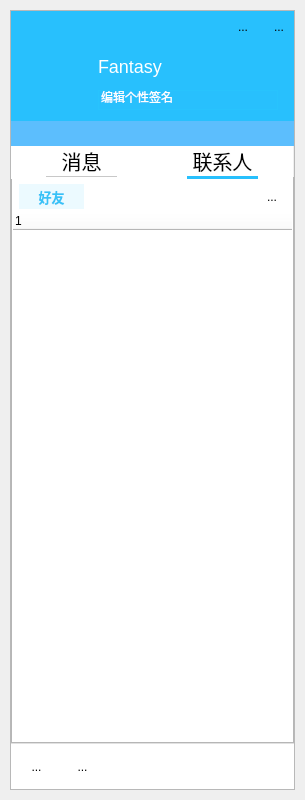
<?xml version="1.0" encoding="UTF-8"?>
<ui version="4.0">
 <class>MainInterface</class>
 <widget class="QWidget" name="MainInterface">
  <property name="geometry">
   <rect>
    <x>0</x>
    <y>0</y>
    <width>305</width>
    <height>800</height>
   </rect>
  </property>
  <property name="minimumSize">
   <size>
    <width>300</width>
    <height>600</height>
   </size>
  </property>
  <property name="maximumSize">
   <size>
    <width>600</width>
    <height>1000</height>
   </size>
  </property>
  <property name="windowTitle">
   <string>MainWindow</string>
  </property>
  <property name="styleSheet">
   <string notr="true"/>
  </property>
  <layout class="QVBoxLayout" name="verticalLayout">
   <property name="spacing">
    <number>0</number>
   </property>
   <property name="leftMargin">
    <number>10</number>
   </property>
   <property name="topMargin">
    <number>10</number>
   </property>
   <property name="rightMargin">
    <number>10</number>
   </property>
   <property name="bottomMargin">
    <number>10</number>
   </property>
   <item>
    <widget class="QFrame" name="frame">
     <property name="frameShape">
      <enum>QFrame::StyledPanel</enum>
     </property>
     <property name="frameShadow">
      <enum>QFrame::Raised</enum>
     </property>
     <layout class="QVBoxLayout" name="verticalLayout_6">
      <property name="spacing">
       <number>0</number>
      </property>
      <property name="leftMargin">
       <number>0</number>
      </property>
      <property name="topMargin">
       <number>0</number>
      </property>
      <property name="rightMargin">
       <number>0</number>
      </property>
      <property name="bottomMargin">
       <number>0</number>
      </property>
      <item>
       <widget class="QWidget" name="HeadWidget" native="true">
        <property name="minimumSize">
         <size>
          <width>0</width>
          <height>135</height>
         </size>
        </property>
        <property name="maximumSize">
         <size>
          <width>16777215</width>
          <height>135</height>
         </size>
        </property>
        <property name="styleSheet">
         <string notr="true">QWidget
{
	background-color:rgb(40, 192, 253);
}</string>
        </property>
        <layout class="QVBoxLayout" name="verticalLayout_3">
         <property name="leftMargin">
          <number>0</number>
         </property>
         <property name="topMargin">
          <number>0</number>
         </property>
         <property name="rightMargin">
          <number>0</number>
         </property>
         <property name="bottomMargin">
          <number>0</number>
         </property>
         <item>
          <widget class="QWidget" name="widget_2" native="true">
           <layout class="QHBoxLayout" name="horizontalLayout_2">
            <property name="leftMargin">
             <number>0</number>
            </property>
            <property name="topMargin">
             <number>0</number>
            </property>
            <property name="rightMargin">
             <number>0</number>
            </property>
            <property name="bottomMargin">
             <number>0</number>
            </property>
            <item>
             <widget class="QLabel" name="LogLab">
              <property name="minimumSize">
               <size>
                <width>25</width>
                <height>25</height>
               </size>
              </property>
              <property name="maximumSize">
               <size>
                <width>25</width>
                <height>25</height>
               </size>
              </property>
              <property name="text">
               <string/>
              </property>
              <property name="pixmap">
               <pixmap resource="lib.qrc">:/lib/Loge.png</pixmap>
              </property>
              <property name="scaledContents">
               <bool>true</bool>
              </property>
             </widget>
            </item>
            <item>
             <spacer name="horizontalSpacer_2">
              <property name="orientation">
               <enum>Qt::Horizontal</enum>
              </property>
              <property name="sizeHint" stdset="0">
               <size>
                <width>319</width>
                <height>20</height>
               </size>
              </property>
             </spacer>
            </item>
            <item>
             <widget class="QToolButton" name="MiniBtn_2">
              <property name="minimumSize">
               <size>
                <width>30</width>
                <height>30</height>
               </size>
              </property>
              <property name="maximumSize">
               <size>
                <width>30</width>
                <height>30</height>
               </size>
              </property>
              <property name="focusPolicy">
               <enum>Qt::ClickFocus</enum>
              </property>
              <property name="toolTip">
               <string>个性装扮</string>
              </property>
              <property name="toolTipDuration">
               <number>-1</number>
              </property>
              <property name="styleSheet">
               <string notr="true">QToolButton:hover
{
	background-color:rgba(200, 200, 200,85);
}
QToolButton:pressed
{
	background-color:rgba(220,220,220,85);
}
</string>
              </property>
              <property name="text">
               <string/>
              </property>
              <property name="icon">
               <iconset resource="lib.qrc">
                <normaloff>:/lib/close.png</normaloff>:/lib/close.png</iconset>
              </property>
              <property name="iconSize">
               <size>
                <width>18</width>
                <height>18</height>
               </size>
              </property>
              <property name="autoRaise">
               <bool>true</bool>
              </property>
             </widget>
            </item>
            <item>
             <widget class="QToolButton" name="MiniBtn">
              <property name="minimumSize">
               <size>
                <width>30</width>
                <height>30</height>
               </size>
              </property>
              <property name="maximumSize">
               <size>
                <width>30</width>
                <height>30</height>
               </size>
              </property>
              <property name="focusPolicy">
               <enum>Qt::ClickFocus</enum>
              </property>
              <property name="toolTip">
               <string>最小化</string>
              </property>
              <property name="toolTipDuration">
               <number>-1</number>
              </property>
              <property name="styleSheet">
               <string notr="true">QToolButton:hover
{
	background-color:rgba(200, 200, 200,85);
}
QToolButton:pressed
{
	background-color:rgba(220,220,220,85);
}
</string>
              </property>
              <property name="text">
               <string>...</string>
              </property>
              <property name="icon">
               <iconset resource="lib.qrc">
                <normaloff>:/lib/zuixiaohua.png</normaloff>:/lib/zuixiaohua.png</iconset>
              </property>
              <property name="autoRaise">
               <bool>true</bool>
              </property>
             </widget>
            </item>
            <item>
             <widget class="QToolButton" name="CloseBtn">
              <property name="minimumSize">
               <size>
                <width>30</width>
                <height>30</height>
               </size>
              </property>
              <property name="maximumSize">
               <size>
                <width>30</width>
                <height>30</height>
               </size>
              </property>
              <property name="focusPolicy">
               <enum>Qt::ClickFocus</enum>
              </property>
              <property name="toolTip">
               <string>关闭</string>
              </property>
              <property name="styleSheet">
               <string notr="true">QToolButton:hover 
{
	background-color:rgb(255, 0, 0);
}
QToolButton:pressed
{
	background-color:rgb(170, 0, 0);
}
</string>
              </property>
              <property name="text">
               <string>...</string>
              </property>
              <property name="icon">
               <iconset resource="lib.qrc">
                <normaloff>:/lib/guanbi.png</normaloff>:/lib/guanbi.png</iconset>
              </property>
              <property name="autoRaise">
               <bool>true</bool>
              </property>
             </widget>
            </item>
           </layout>
          </widget>
         </item>
         <item>
          <widget class="QWidget" name="widget" native="true">
           <layout class="QHBoxLayout" name="horizontalLayout_3">
            <property name="leftMargin">
             <number>0</number>
            </property>
            <property name="topMargin">
             <number>0</number>
            </property>
            <property name="rightMargin">
             <number>0</number>
            </property>
            <property name="bottomMargin">
             <number>0</number>
            </property>
            <item>
             <spacer name="horizontalSpacer_3">
              <property name="orientation">
               <enum>Qt::Horizontal</enum>
              </property>
              <property name="sizeType">
               <enum>QSizePolicy::Fixed</enum>
              </property>
              <property name="sizeHint" stdset="0">
               <size>
                <width>15</width>
                <height>20</height>
               </size>
              </property>
             </spacer>
            </item>
            <item>
             <widget class="QPushButton" name="HeadShotBtn">
              <property name="minimumSize">
               <size>
                <width>66</width>
                <height>66</height>
               </size>
              </property>
              <property name="maximumSize">
               <size>
                <width>66</width>
                <height>66</height>
               </size>
              </property>
              <property name="cursor">
               <cursorShape>PointingHandCursor</cursorShape>
              </property>
              <property name="styleSheet">
               <string notr="true">QPushButton
{
	background-color:transparent;
	border-style:solid;
	border-width:5px;
	border-color:transparent;
	border-radius:33px;
}
QPushButton:hover
{
	border-style:solid;
	border-width:5px;
	border-color:rgba(255,255,255,90);
	border-radius:33px;
}</string>
              </property>
              <property name="text">
               <string/>
              </property>
              <property name="iconSize">
               <size>
                <width>16</width>
                <height>16</height>
               </size>
              </property>
              <property name="flat">
               <bool>false</bool>
              </property>
             </widget>
            </item>
            <item>
             <layout class="QVBoxLayout" name="verticalLayout_2">
              <item>
               <widget class="QLabel" name="NickNameLab">
                <property name="minimumSize">
                 <size>
                  <width>120</width>
                  <height>27</height>
                 </size>
                </property>
                <property name="maximumSize">
                 <size>
                  <width>120</width>
                  <height>27</height>
                 </size>
                </property>
                <property name="styleSheet">
                 <string notr="true">QLabel
{
	border-style:none;
	color:white;
	font-size:18px;
}</string>
                </property>
                <property name="text">
                 <string>Fantasy</string>
                </property>
               </widget>
              </item>
              <item>
               <widget class="QLineEdit" name="SignatureLine">
                <property name="minimumSize">
                 <size>
                  <width>180</width>
                  <height>20</height>
                 </size>
                </property>
                <property name="maximumSize">
                 <size>
                  <width>180</width>
                  <height>20</height>
                 </size>
                </property>
                <property name="toolTip">
                 <string>个性签名:</string>
                </property>
                <property name="statusTip">
                 <string/>
                </property>
                <property name="whatsThis">
                 <string/>
                </property>
                <property name="styleSheet">
                 <string notr="true">QLineEdit
{
	background-color:transparent;
	border-style:solid;
	border-width:1px;
	border-color:rgb(40, 195, 253);
	color:white;	
	font-size:12px;
}
QLineEdit:hover
{
	background-color:transparent;
	border-style:solid;
	border-width:1px;
	border-color:black;
	color:white;	
	font-size:12px;
}
QLineEdit:focus
{
	background-color:white;
	border-style:none;
	color:black;	
	font-size:12px;
}</string>
                </property>
                <property name="text">
                 <string>编辑个性签名</string>
                </property>
               </widget>
              </item>
             </layout>
            </item>
            <item>
             <spacer name="horizontalSpacer_4">
              <property name="orientation">
               <enum>Qt::Horizontal</enum>
              </property>
              <property name="sizeHint" stdset="0">
               <size>
                <width>63</width>
                <height>20</height>
               </size>
              </property>
             </spacer>
            </item>
           </layout>
          </widget>
         </item>
         <item>
          <widget class="QLineEdit" name="SearchEdit">
           <property name="minimumSize">
            <size>
             <width>0</width>
             <height>25</height>
            </size>
           </property>
           <property name="maximumSize">
            <size>
             <width>16777215</width>
             <height>25</height>
            </size>
           </property>
           <property name="styleSheet">
            <string notr="true">QLineEdit
{
	border-style:none;
	font-size:12px;
	color:white;
	background-color:rgb(92,190,253);
}
QLineEdit:focus
{
	border-style:none;
	font-size:12px;
	color:black;
	background-color:white;
}</string>
           </property>
          </widget>
         </item>
        </layout>
       </widget>
      </item>
      <item>
       <widget class="QTabWidget" name="tabWidget">
        <property name="sizePolicy">
         <sizepolicy hsizetype="Expanding" vsizetype="Expanding">
          <horstretch>0</horstretch>
          <verstretch>0</verstretch>
         </sizepolicy>
        </property>
        <property name="styleSheet">
         <string notr="true">QTabBar::tab
{
	font:20px;
	margin-right:35px;
	width:71px;
	margin-left:35px;
	height:30px;
	border-style:solid;
	border-top-width:0px;
	border-left-width:0px;
	border-right-width:0px;
	border-bottom-width:1px;
	border-color:rgb(200,200,200);
	background-color:white;
}
QTabBar::tab:selected
{
	border-bottom-width:3px;
	border-color:rgb(40,192,253);
}
QWidget
{
	background-color:white;
}</string>
        </property>
        <property name="tabShape">
         <enum>QTabWidget::Rounded</enum>
        </property>
        <property name="currentIndex">
         <number>1</number>
        </property>
        <property name="documentMode">
         <bool>false</bool>
        </property>
        <widget class="QWidget" name="tab_1">
         <property name="sizePolicy">
          <sizepolicy hsizetype="Expanding" vsizetype="Preferred">
           <horstretch>0</horstretch>
           <verstretch>0</verstretch>
          </sizepolicy>
         </property>
         <property name="styleSheet">
          <string notr="true">QWidget
{
	background-color:white;
}</string>
         </property>
         <attribute name="title">
          <string>消息</string>
         </attribute>
         <attribute name="toolTip">
          <string>消息</string>
         </attribute>
        </widget>
        <widget class="QWidget" name="tab_2">
         <property name="sizePolicy">
          <sizepolicy hsizetype="Expanding" vsizetype="Preferred">
           <horstretch>0</horstretch>
           <verstretch>0</verstretch>
          </sizepolicy>
         </property>
         <attribute name="title">
          <string>联系人</string>
         </attribute>
         <attribute name="toolTip">
          <string>联系人</string>
         </attribute>
         <layout class="QVBoxLayout" name="verticalLayout_4">
          <property name="spacing">
           <number>0</number>
          </property>
          <property name="leftMargin">
           <number>0</number>
          </property>
          <property name="topMargin">
           <number>0</number>
          </property>
          <property name="rightMargin">
           <number>0</number>
          </property>
          <property name="bottomMargin">
           <number>0</number>
          </property>
          <item>
           <layout class="QHBoxLayout" name="horizontalLayout_4">
            <property name="spacing">
             <number>0</number>
            </property>
            <property name="leftMargin">
             <number>6</number>
            </property>
            <property name="topMargin">
             <number>3</number>
            </property>
            <property name="rightMargin">
             <number>5</number>
            </property>
            <item>
             <widget class="QLabel" name="label_2">
              <property name="minimumSize">
               <size>
                <width>65</width>
                <height>25</height>
               </size>
              </property>
              <property name="maximumSize">
               <size>
                <width>65</width>
                <height>25</height>
               </size>
              </property>
              <property name="styleSheet">
               <string notr="true">QLabel
{
	background-color:rgb(236,250,255);
	font-size:13px;
	font-weight:bold;
	color:rgb(55,194,247);
}</string>
              </property>
              <property name="text">
               <string>好友</string>
              </property>
              <property name="alignment">
               <set>Qt::AlignCenter</set>
              </property>
             </widget>
            </item>
            <item>
             <spacer name="horizontalSpacer_5">
              <property name="orientation">
               <enum>Qt::Horizontal</enum>
              </property>
              <property name="sizeHint" stdset="0">
               <size>
                <width>40</width>
                <height>20</height>
               </size>
              </property>
             </spacer>
            </item>
            <item>
             <widget class="QToolButton" name="AddFriends_2">
              <property name="minimumSize">
               <size>
                <width>30</width>
                <height>30</height>
               </size>
              </property>
              <property name="maximumSize">
               <size>
                <width>30</width>
                <height>30</height>
               </size>
              </property>
              <property name="focusPolicy">
               <enum>Qt::ClickFocus</enum>
              </property>
              <property name="toolTip">
               <string/>
              </property>
              <property name="toolTipDuration">
               <number>-1</number>
              </property>
              <property name="styleSheet">
               <string notr="true">QToolButton:hover
{
	background-color:rgba(200, 200, 200,85);
}
QToolButton:pressed
{
	background-color:rgba(220,220,220,85);
}
</string>
              </property>
              <property name="text">
               <string>...</string>
              </property>
              <property name="icon">
               <iconset resource="lib.qrc">
                <normaloff>:/lib/add.png</normaloff>:/lib/add.png</iconset>
              </property>
              <property name="iconSize">
               <size>
                <width>22</width>
                <height>22</height>
               </size>
              </property>
              <property name="autoRaise">
               <bool>true</bool>
              </property>
             </widget>
            </item>
           </layout>
          </item>
          <item>
           <widget class="QScrollArea" name="FriendsScroll">
            <property name="styleSheet">
             <string notr="true">QScrollArea
{
	border-style:none;
}</string>
            </property>
            <property name="widgetResizable">
             <bool>true</bool>
            </property>
            <widget class="QWidget" name="scrollAreaWidgetContents">
             <property name="geometry">
              <rect>
               <x>0</x>
               <y>0</y>
               <width>277</width>
               <height>526</height>
              </rect>
             </property>
             <layout class="QVBoxLayout" name="verticalLayout_5">
              <property name="spacing">
               <number>0</number>
              </property>
              <property name="leftMargin">
               <number>0</number>
              </property>
              <property name="topMargin">
               <number>0</number>
              </property>
              <property name="rightMargin">
               <number>0</number>
              </property>
              <property name="bottomMargin">
               <number>0</number>
              </property>
              <item>
               <widget class="QTreeWidget" name="treeWidget">
                <property name="styleSheet">
                 <string notr="true">QTreeWidget
{
	border-style:none;
}
QTreeWidget::item:hover
{
	background-color:rgb(235,235,235);
	color:black;
}
QTreeWidget::item:selected
{
	background-color:rgb(235,235,235);
	color:black;
}</string>
                </property>
                <column>
                 <property name="text">
                  <string notr="true">1</string>
                 </property>
                </column>
               </widget>
              </item>
             </layout>
            </widget>
           </widget>
          </item>
         </layout>
        </widget>
       </widget>
      </item>
      <item>
       <widget class="QWidget" name="MenuWidget" native="true">
        <property name="minimumSize">
         <size>
          <width>0</width>
          <height>45</height>
         </size>
        </property>
        <property name="maximumSize">
         <size>
          <width>16777215</width>
          <height>45</height>
         </size>
        </property>
        <property name="styleSheet">
         <string notr="true">QWidget
{
	background-color:white;
}</string>
        </property>
        <layout class="QHBoxLayout" name="horizontalLayout">
         <property name="spacing">
          <number>1</number>
         </property>
         <property name="leftMargin">
          <number>3</number>
         </property>
         <property name="topMargin">
          <number>0</number>
         </property>
         <property name="rightMargin">
          <number>0</number>
         </property>
         <property name="bottomMargin">
          <number>0</number>
         </property>
         <item>
          <widget class="QToolButton" name="MainMenu">
           <property name="minimumSize">
            <size>
             <width>45</width>
             <height>45</height>
            </size>
           </property>
           <property name="maximumSize">
            <size>
             <width>45</width>
             <height>45</height>
            </size>
           </property>
           <property name="styleSheet">
            <string notr="true">QToolButton:hover
{
	background-color:rgba(200, 200, 200,85);
}
QToolButton:pressed
{
	background-color:rgba(220,220,220,85);
}
</string>
           </property>
           <property name="text">
            <string>...</string>
           </property>
           <property name="icon">
            <iconset resource="lib.qrc">
             <normaloff>:/lib/MainMenu.png</normaloff>:/lib/MainMenu.png</iconset>
           </property>
           <property name="iconSize">
            <size>
             <width>28</width>
             <height>28</height>
            </size>
           </property>
           <property name="autoRaise">
            <bool>true</bool>
           </property>
          </widget>
         </item>
         <item>
          <widget class="QToolButton" name="AddFriends">
           <property name="minimumSize">
            <size>
             <width>45</width>
             <height>45</height>
            </size>
           </property>
           <property name="maximumSize">
            <size>
             <width>45</width>
             <height>45</height>
            </size>
           </property>
           <property name="styleSheet">
            <string notr="true">QToolButton:hover
{
	background-color:rgba(200, 200, 200,85);
}
QToolButton:pressed
{
	background-color:rgba(220,220,220,85);
}
</string>
           </property>
           <property name="text">
            <string>...</string>
           </property>
           <property name="icon">
            <iconset resource="lib.qrc">
             <normaloff>:/lib/addfriend.png</normaloff>:/lib/addfriend.png</iconset>
           </property>
           <property name="iconSize">
            <size>
             <width>30</width>
             <height>30</height>
            </size>
           </property>
           <property name="autoRaise">
            <bool>true</bool>
           </property>
          </widget>
         </item>
         <item>
          <spacer name="horizontalSpacer">
           <property name="orientation">
            <enum>Qt::Horizontal</enum>
           </property>
           <property name="sizeHint" stdset="0">
            <size>
             <width>185</width>
             <height>20</height>
            </size>
           </property>
          </spacer>
         </item>
        </layout>
       </widget>
      </item>
     </layout>
    </widget>
   </item>
  </layout>
 </widget>
 <resources>
  <include location="lib.qrc"/>
 </resources>
 <connections/>
</ui>
